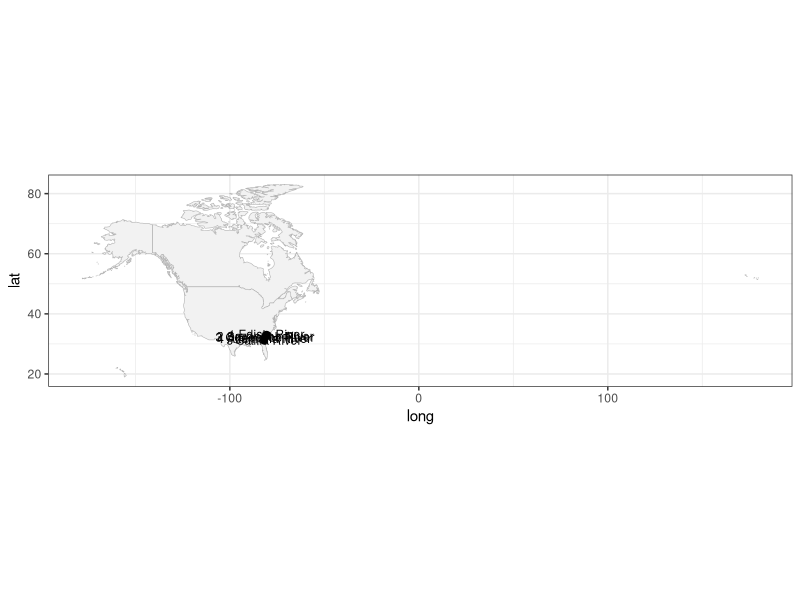
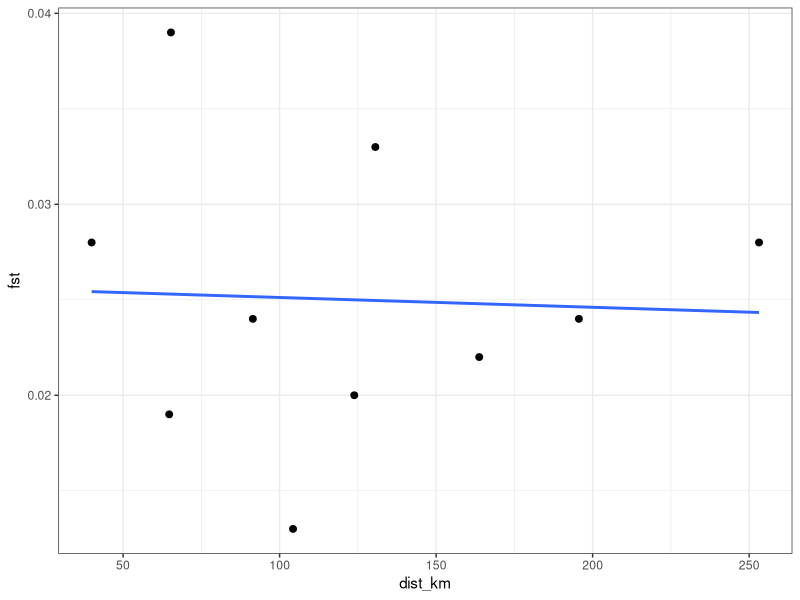

Source code (R) for these figures, in order: (Note: this script raises an error after producing the figures.)
# ============================================================
# ACOX-1 | Atlantic sturgeon
# updated with user-provided coordinates (hardcoded)
# ============================================================

suppressPackageStartupMessages({
  library(ggplot2)
  library(dplyr)
  library(geosphere)
})

study_code <- "ACOX-1"
study_dir <- "/Users/johnmccall/Library/CloudStorage/OneDrive-TheOhioStateUniversity/Spring_2026/Landgen_DGS/DGS-Patterns-of-Fish-Diversity/DGS-Patterns-of-Fish-Diversity/Objective 2/Data/ACOX-1"
out_dir <- file.path(study_dir, "data")

if (!dir.exists(study_dir)) dir.create(study_dir, recursive = TRUE, showWarnings = FALSE)
if (!dir.exists(out_dir)) dir.create(out_dir, recursive = TRUE, showWarnings = FALSE)
setwd(study_dir)

# -----------------------------
# coordinates (USER PROVIDED)
# -----------------------------
ACOX_1_coords_full <- data.frame(
  site = 1:5,
  site_name = c("Edisto River", "Savannah River", "Ogeechee River", "Altamaha River", "Satilla River"),
  lat = c(33.0581517, 32.4278842, 32.1050282, 31.66553, 31.087228),
  lon = c(-80.5867839, -81.2131894, -81.3983092, -81.8555354, -81.9258256),
  stringsAsFactors = FALSE
)

ACOX_1_coords <- ACOX_1_coords_full %>%
  select(site, lat, lon)

# -----------------------------
# FST matrix (real, from paper)
# -----------------------------
ACOX_1_fst <- matrix(0, nrow = 5, ncol = 5)
rownames(ACOX_1_fst) <- as.character(1:5)
colnames(ACOX_1_fst) <- as.character(1:5)

ACOX_1_fst[2, 1] <- 0.024
ACOX_1_fst[3, 1] <- 0.033
ACOX_1_fst[3, 2] <- 0.028
ACOX_1_fst[4, 1] <- 0.024
ACOX_1_fst[4, 2] <- 0.013
ACOX_1_fst[4, 3] <- 0.039
ACOX_1_fst[5, 1] <- 0.028
ACOX_1_fst[5, 2] <- 0.022
ACOX_1_fst[5, 3] <- 0.020
ACOX_1_fst[5, 4] <- 0.019

ACOX_1_fst <- ACOX_1_fst + t(ACOX_1_fst)
diag(ACOX_1_fst) <- 0
ACOX_1_fst[ACOX_1_fst < 0] <- 0

# -----------------------------
# map
# -----------------------------
world_df <- ggplot2::map_data("world") %>%
  filter(region %in% c("USA", "Canada"))

ggplot() +
  geom_polygon(data = world_df, aes(x = long, y = lat, group = group),
               fill = "grey95", color = "grey70", linewidth = 0.2) +
  geom_point(data = ACOX_1_coords_full, aes(x = lon, y = lat), size = 2) +
  geom_text(data = ACOX_1_coords_full,
            aes(x = lon, y = lat, label = paste0(site, " ", site_name)),
            nudge_y = 0.12, size = 3) +
  coord_quickmap() +
  theme_bw()

# -----------------------------
# IBD
# -----------------------------
geo_dist_km <- geosphere::distm(
  x = as.matrix(ACOX_1_coords[, c("lon", "lat")]),
  fun = geosphere::distHaversine
) / 1000

ibd_df <- data.frame(
  dist_km = geo_dist_km[upper.tri(geo_dist_km)],
  fst = ACOX_1_fst[upper.tri(ACOX_1_fst)]
)

ggplot(ibd_df, aes(x = dist_km, y = fst)) +
  geom_point(size = 2) +
  geom_smooth(method = "lm", se = FALSE) +
  theme_bw()

# -----------------------------
# save
# -----------------------------
save(
  ACOX_1_fst,
  ACOX_1_coords,
  file = file.path(out_dir, "ACOX-1.RData")
)
